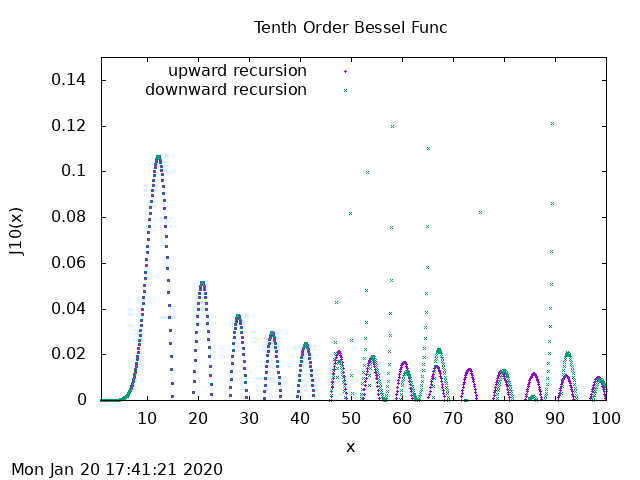

This figure's gnuplot source:
# gnuplot plot file: quad_eq.plt

set term png
set output "bessel.png"

set title 'Tenth Order Bessel Func'
set xlabel 'x'
set ylabel 'J10(x)'
set xrange [1:100]
set yrange [0:0.15]
set pointsize 0.2   # set the size of the plotted points
set key top left    # move the key away from the lines
set timestamp	  # turn on a date/time indicator
plot "bessel.dat" using 1:3 title 'upward recursion',\
     "bessel.dat" using 1:2 title 'downward recursion'
set out "bessel.ps"	# name of the output postscript file
set terminal postscript	        # switch to postscript mode
replot  		  	# plot to the file
